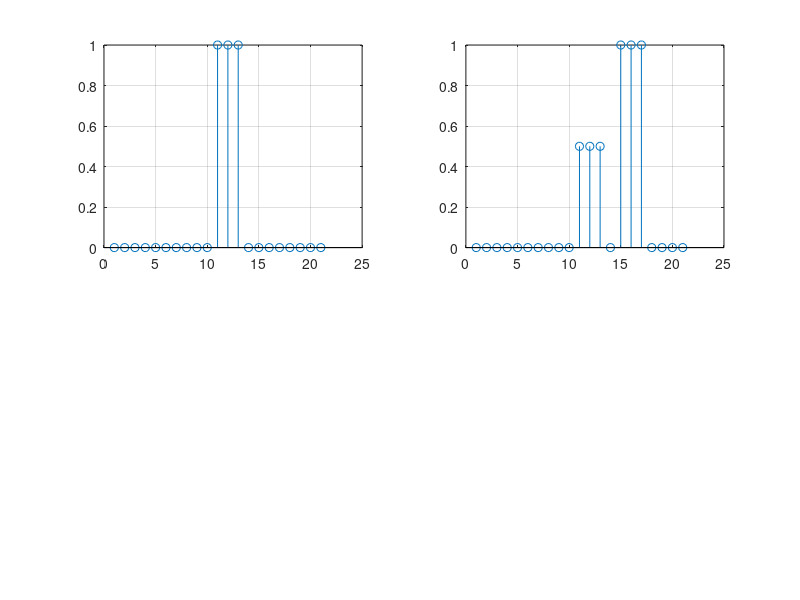

Recreate this plot in MATLAB.
t=-10:10;
x=(1).*(t>=0&t<=2);
h1=(0.5).*(t>=0&t<=2);
h2=(1).*(t>=4&t<=6);
h=h1+h2;
subplot(2,2,1), stem(x);
grid on;
subplot(2,2,2), stem(h);
grid on;